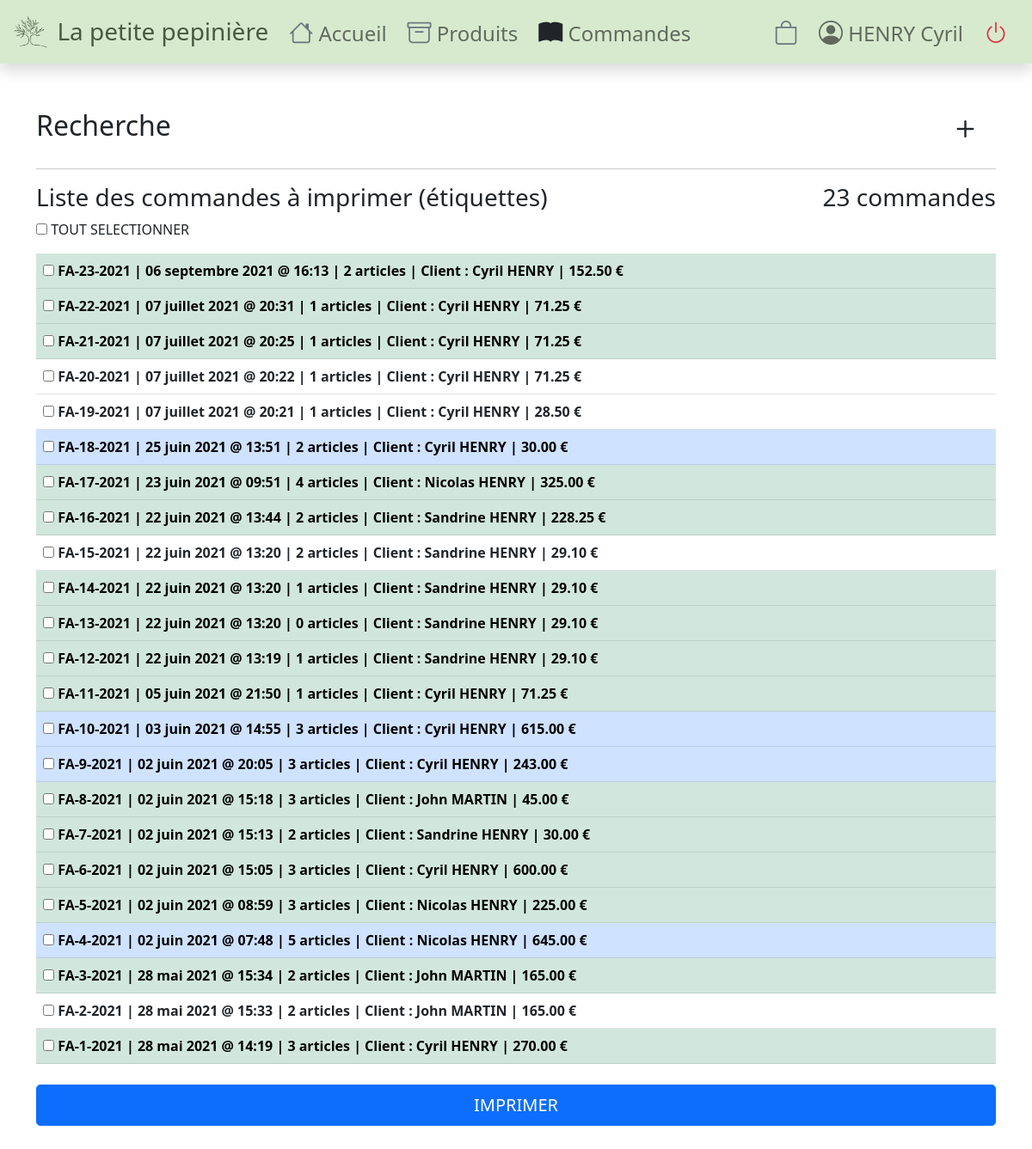
Page /order/etiquettes/ (signed in) on the committed database.
### order/models.py (models this page shows, shortened)
class Client(models.Model):
    objects = models.Manager()
    nom = models.CharField(max_length=250, db_index=True, null=False, blank=False)
    prenom = models.CharField(max_length=250, db_index=True, null=False, blank=False)
    adresse = models.TextField(blank=True)
    cp = models.CharField(max_length=5, blank=True)
    ville = models.CharField(max_length=250, blank=True)
    tel = models.CharField(max_length=20, blank=True)
    mail = models.CharField(max_length=250, blank=False)
    commentaire = models.TextField(blank=True)
    remise = models.DecimalField(max_digits=5, decimal_places=2, default=0, blank=True)
    user = models.ForeignKey(User, related_name='client', on_delete=models.SET_NULL, blank=True, null=True)

class Commande(models.Model):
    objects = models.Manager()
    date = models.DateTimeField(auto_now_add=True)
    client = models.ForeignKey(Client, related_name='commande', on_delete=models.CASCADE)
    remise = models.DecimalField(max_digits=5, decimal_places=2, default=0)
    statut = models.ForeignKey(Statut, related_name='commande', on_delete=models.CASCADE)
    total = models.DecimalField(max_digits=10, decimal_places=2, default=0)
    date_update = models.DateTimeField(auto_now=True)
    tva = models.DecimalField(max_digits=10, decimal_places=2, default=10.00, blank=True)
    frais = models.ForeignKey(Frais, related_name='commande', on_delete=models.SET_NULL, blank=True, null=True)
    fdp = models.DecimalField(max_digits=8, decimal_places=2, default=0)
    def montant_total(self):
        montant_remise = float(self.total) * float(self.remise) / 100
        montant_frais = 0
        if not self.frais is None:
            montant_frais = self.frais.prix
        somme = float(self.total) - float(montant_remise) + float(montant_frais)
        return somme
    def qte_item(self):
        items = Cartdb.objects.filter(commande=self)
        nb_item = len(items)
        return nb_item

class Frais(models.Model):
    objects = models.Manager()
    nom = models.CharField(max_length=250, db_index=True, null=False, blank=False)
    prix = models.DecimalField(max_digits=10, decimal_places=2, null=False)
    tva = models.DecimalField(max_digits=10, decimal_places=2, default=20.00)

### order/views.py (the view, shortened to what this page needs)
# urls.py: path('etiquettes/', views.order_etiquettes, name='order_etiquettes'),
@login_required
def order_etiquettes(request):
    date_before = request.POST.get('date_before')
    date_after = request.POST.get('date_after')
    client_request = request.POST.get('client_request')
    statut_request = request.POST.get('statut')
    variete_request = request.POST.get('variete')
    varietes_list = []
    all_orders = Commande.objects.all()
    for all_order in all_orders:
        items = Cartdb.objects.filter(commande=all_order)
        for item in items:
            if item.produit.variete not in varietes_list:
                varietes_list.append(item.produit.variete)
    varietes_list = sorted(varietes_list, key=lambda x: x.nom)
    if statut_request and statut_request != "All":
        statut_cmd = get_object_or_404(Statut, id=statut_request)
        orders_obj = Commande.objects.filter(statut=statut_cmd).order_by('-date')
        statut_request = int(statut_request)
    else:
        orders_obj = Commande.objects.filter(statut__isnull=False).order_by('-date')
    clients = Client.objects.all()
    statuts = Statut.objects.all()
    client_cmd = None
    statut_cmd = None
    commandes_list = []
    if date_after:
        orders_obj = orders_obj.filter(date__gte=datetime.strptime(date_after, '%Y-%m-%d'))
    if date_before:
        orders_obj = orders_obj.filter(date__lte=datetime.strptime(date_before, '%Y-%m-%d'))
    if client_request:
        client_cmd = get_object_or_404(Client, id=client_request)
        orders_obj = orders_obj.filter(client=client_cmd)
    orders_list = []
    for x in orders_obj:
        orders_list.append(x)
    if len(commandes_list) > 0:
        nouveau = set(orders_list).intersection(commandes_list)
        orders_list_objects = list(nouveau)
    else:
        orders_list_objects = orders_list
    context = {'client_cmd': client_cmd,
               'clients': clients,
               'orders_list': orders_list_objects,
               'date_after': date_after,
               'date_before': date_before,
               'statut_cmd': statut_cmd,
               'statut_request': statut_request,
               'statuts': statuts,
               'variete_request': variete_request,
               'varietes_list': varietes_list,
               'paginate': True
               }
    return render(request, 'order/etiquettes.html', context)

### pepiniere/templates/order/etiquettes.html (shortened to what this page needs)
{% extends 'onlineshop/base.html' %}
{% load static %}
{% block content %}
{% include 'order/search.html' %}
<div class="nav justify-content-between align-center">
    <div class="h3">Liste des commandes à imprimer (étiquettes)</div>
    <div class="h3" id="qty-find-order">{{ orders_list|length }} commandes</div>
</div>
<input type="checkbox" onClick="toggle(this)" /> TOUT SELECTIONNER <br/>
<form class="d-grid gap-2 my-3" method="POST" action="{% url 'order:print_etiquettes' %}" target="_blank">
    <table class="table">
        <tbody>
    {% for order in orders_list %}
        {% if order.statut.nom == "Annulée" %}
            <tr class=""><th scope="row">
        {% elif order.statut.nom == "Terminée" %}
            <tr class="table-success"><th scope="row table-success text-light">
        {% elif order.statut.nom == "Validée" %}
            <tr class="table-primary"><th scope="row table-primary text-light">
        {% else %}
            <tr class="table-success"><th scope="row table-warning">
        {% endif %}
            <input type="checkbox" name="checkorder" id="{{ order.id }}" value="{{ order.id }}">
            FA-{{ order.id }}-{{ order.date|date:'Y' }} | {{ order.date|date:'d F Y @ H:i' }} | {{ order.qte_item }} articles | Client : {{ order.client.prenom }} {{ order.client.nom }} | {{ order.montant_total|floatformat:"2" }} €</th>
        </tr>
    {% endfor %}
        </tbody>
    </table>
    {% if orders_list|length_is:"0" %}
    <div class="text-center">Aucune commande !</div>
    {% else %}
        <button type="submit" class="btn btn-lg btn-primary">IMPRIMER</button>
    {% endif %}
</form>
{% endblock %}

### pepiniere/templates/onlineshop/base.html (shortened to what this page needs)
<!DOCTYPE html>
{% load static %}
<html lang="fr">
<head>
    <link rel="stylesheet" href="{% static 'css/bootstrap-icons.css' %}" />
    <link rel="stylesheet" href="{% static 'css/bootstrap.min.css' %}">
    <link rel="stylesheet" href="{% static 'css/style.css' %}" />
</head>
<body>
    <div aria-live="polite" aria-atomic="true" class="bg-dark position-relative bd-example-toasts" id="toastAjax">
        <div class="toast-container position-absolute p-3 top-0 end-0" id="toastPlacementAjax">
        </div>
    </div>
    <nav class= "navbar navbar-expand-lg navbar-light justify-content-between fixed-top shadow bgheader" aria-label="Menu">
        <div class="container-fluid">
            <a href="/" class="navbar-brand fs-3" style="color:#495a41;"><img class="img-fluid" src="{% static 'img/logov2.png' %}" height="40" /> La petite pepinière</a>
            <div class="navbar-collapse collapse" id="navbar">
                <ul class="navbar-nav flex-row flex-wrap bd-navbar-nav pt-2 py-md-0" id="navBarLeft">
                    {% if request.user.is_authenticated %}
                    <li class="nav-item pe-2"><a class="nav-link fs-4" href="/" aria-describedby="tooltip"><i class="{% if request.path == '/' %} text-dark bi-house-fill {% else %}text-secondary bi-house {% endif %} fs-3"></i> Accueil</a></li>
                    <li id="product-btn" class="nav-item pe-2"><a class="nav-link fs-4" href="{% url 'onlineshop:produit_list' %}"><i class="{% if '/produit/' in request.path  %} text-dark bi-archive-fill {% else %}text-secondary bi-archive{% endif %} fs-3"></i> Produits</a></li>
                    <li id="order-btn" class="nav-item pe-2"><a class="nav-link fs-4" href="{% url 'order:order_list' %}"><i class="{% if '/order/' in request.path  %} text-dark bi-book-fill {% else %}text-secondary bi-book {% endif %} fs-3"></i> Commandes</a></li>
                </ul>
                <ul class="navbar-nav flex-row flex-wrap ms-md-auto"  id="navBarRight">
                    <li class="nav-item pe-2">
                        {% if 'cart' in request.session %}
                        <a href="/cart/" class="nav-link fs-4" id="cartLink">
                            <i class="{% if '/cart/' in request.path  %} text-dark bi-bag-fill {% else %}text-secondary bi-bag {% endif %} fs-3 strong"></i>
                            {% if request.session.cart|length > 0 %}
                            <span class='badge badge-warning' id='lblCartCount'> {{ request.session.cart|length }} </span>
                            {% else %}
                            <span class='badge badge-warning' id='lblCartCount'></span>
                            {% endif %}
                            <span class="textCart">Panier</span>
                        </a>
                        {% else %}
                        <a class="nav-link fs-4" href="/" id="cartLink">
                            <i class="bi-bag text-muted fs-3"></i>
                        </a>
                        {% endif %}
                    </li>
                    {% endif %}
                    {% if request.user.is_authenticated %}
                    <li class="nav-item pe-2">
                        <a class="nav-link fs-4" href="/"><i class="bi bi-person-circle fs-3"></i> <span>{{ user.client.all.0.nom }} {{ user.client.all.0.prenom }}</span></a>
                    </li>
                    {% endif %}
                    <li class="nav-item pe-2">
                    {% if request.user.is_authenticated %}
                        <a id="logout_btn" class="nav-link fs-4" href="/account/logout">
                            <i class="bi-power text-danger fs-3"></i>
                        </a>
                        {% else %}
                        <a id="login_btn" class="nav-link fs-4" href="/account/login">
                            <i class="bi-power text-success fs-3"></i>
                            <span class="textConnect">Connexion</span>
                        </a>
                    {% endif %}
                    </li>
                </ul>
            </div>
        </div>
    </nav>
    <div class="container py-5">
    <div id="content">
        {% block content %}{% endblock %}
    </div>
</div>
</body>
</html>

### onlineshop/static/css/style.css (style rules this page uses)
body { padding-top:4.5em; }
.bgheader { background:#D7EACE; }
.navbar-brand img { height: 2.5rem!important; }

### rows in the picture
Commande: id "23", date "2021", date "06 septembre 2021 @ 16:13", qte_item "2", client.prenom "Cyril", client.nom "HENRY", montant_total "152.50"
Commande: id "22", date "2021", date "07 juillet 2021 @ 20:31", qte_item "1", client.prenom "Cyril", client.nom "HENRY", montant_total "71.25"
Commande: id "21", date "2021", date "07 juillet 2021 @ 20:25", qte_item "1", client.prenom "Cyril", client.nom "HENRY", montant_total "71.25"
Commande: id "20", date "2021", date "07 juillet 2021 @ 20:22", qte_item "1", client.prenom "Cyril", client.nom "HENRY", montant_total "71.25"
Commande: id "19", date "2021", date "07 juillet 2021 @ 20:21", qte_item "1", client.prenom "Cyril", client.nom "HENRY", montant_total "28.50"
Commande: id "18", date "2021", date "25 juin 2021 @ 13:51", qte_item "2", client.prenom "Cyril", client.nom "HENRY", montant_total "30.00"
Commande: id "17", date "2021", date "23 juin 2021 @ 09:51", qte_item "4", client.prenom "Nicolas", client.nom "HENRY", montant_total "325.00"
Commande: id "16", date "2021", date "22 juin 2021 @ 13:44", qte_item "2", client.prenom "Sandrine", client.nom "HENRY", montant_total "228.25"
Commande: id "15", date "2021", date "22 juin 2021 @ 13:20", qte_item "2", client.prenom "Sandrine", client.nom "HENRY", montant_total "29.10"
Commande: id "14", date "2021", date "22 juin 2021 @ 13:20", qte_item "1", client.prenom "Sandrine", client.nom "HENRY", montant_total "29.10"
Commande: id "13", date "2021", date "22 juin 2021 @ 13:20", qte_item "0", client.prenom "Sandrine", client.nom "HENRY", montant_total "29.10"
Commande: id "12", date "2021", date "22 juin 2021 @ 13:19", qte_item "1", client.prenom "Sandrine", client.nom "HENRY", montant_total "29.10"
Commande: id "11", date "2021", date "05 juin 2021 @ 21:50", qte_item "1", client.prenom "Cyril", client.nom "HENRY", montant_total "71.25"
Commande: id "10", date "2021", date "03 juin 2021 @ 14:55", qte_item "3", client.prenom "Cyril", client.nom "HENRY", montant_total "615.00"
Commande: id "9", date "2021", date "02 juin 2021 @ 20:05", qte_item "3", client.prenom "Cyril", client.nom "HENRY", montant_total "243.00"
Commande: id "8", date "2021", date "02 juin 2021 @ 15:18", qte_item "3", client.prenom "John", client.nom "MARTIN", montant_total "45.00"
Commande: id "7", date "2021", date "02 juin 2021 @ 15:13", qte_item "2", client.prenom "Sandrine", client.nom "HENRY", montant_total "30.00"
Commande: id "6", date "2021", date "02 juin 2021 @ 15:05", qte_item "3", client.prenom "Cyril", client.nom "HENRY", montant_total "600.00"
Commande: id "5", date "2021", date "02 juin 2021 @ 08:59", qte_item "3", client.prenom "Nicolas", client.nom "HENRY", montant_total "225.00"
Commande: id "4", date "2021", date "02 juin 2021 @ 07:48", qte_item "5", client.prenom "Nicolas", client.nom "HENRY", montant_total "645.00"
Commande: id "3", date "2021", date "28 mai 2021 @ 15:34", qte_item "2", client.prenom "John", client.nom "MARTIN", montant_total "165.00"
Commande: id "2", date "2021", date "28 mai 2021 @ 15:33", qte_item "2", client.prenom "John", client.nom "MARTIN", montant_total "165.00"
Commande: id "1", date "2021", date "28 mai 2021 @ 14:19", qte_item "3", client.prenom "Cyril", client.nom "HENRY", montant_total "270.00"

### other values in the picture
{{ user.client.all.0.nom }} "HENRY"
{{ user.client.all.0.prenom }} "Cyril"
{{ orders_list|length }} "23"
